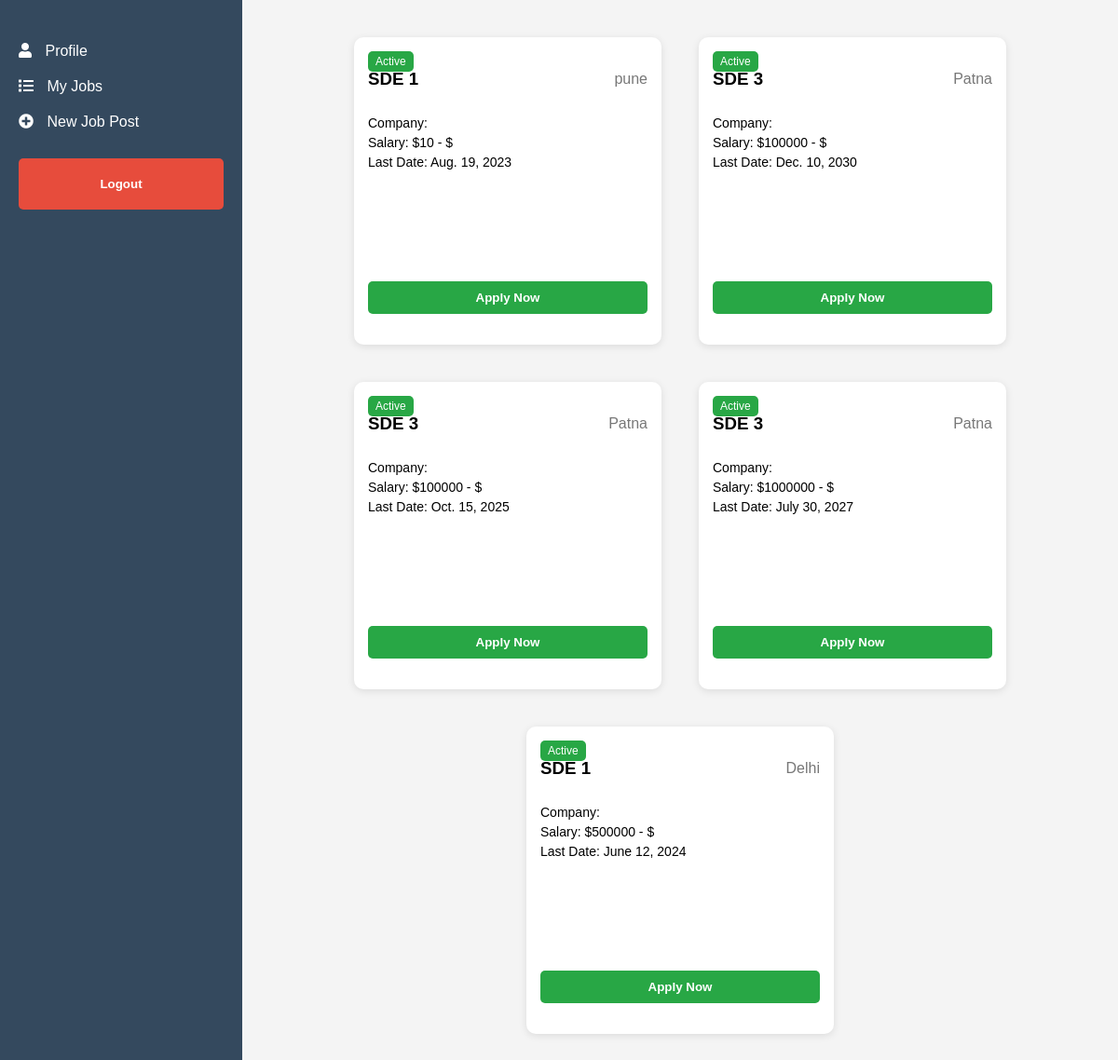
The app's page /dash/ (signed in) with its own data.
### hr/models.py (models this page shows, shortened)
class JobPost(models.Model):
    user = models.ForeignKey(to=User, on_delete=models.CASCADE)
    title= models.CharField(max_length=200)
    address = models.CharField(max_length=200)
    campanyName = models.CharField(max_length=200)
    salaryLow= models.IntegerField(default=0)
    salaryHigh = models.IntegerField(default=0)
    applycount = models.IntegerField(default=0)
    lastDateToApply = models.DateField()

### candidate/views.py (the view)
# urls.py: path('dash/',views.candidateHome,name='dash'),
@login_required
def candidateHome(request):
    jobpost = JobPost.objects.all()
    return render(request,'candidate/dashboradh.html',{'jobpost':jobpost})

### candidate/templates/candidate/dashboradh.html (shortened to what this page needs)
<!DOCTYPE html>
<html lang="en">
<head>
  <link rel="stylesheet" href="https://cdnjs.cloudflare.com/ajax/libs/font-awesome/5.15.3/css/all.min.css">
</head>
<body>
  <div class="container">
    {% include 'candidate/navbar.html' %}
    <div class="job-listings">
      {% for job in jobpost %}
        <div class="job-card">
          <div class="active-tag" >Active</div>
          <div class="job-header">
            <h3 >{{job.title}}</h3>
            <span class="job-location" >{{job.address}}</span>
          </div>
          <div class="job-details">
            <p>Company: {{job.compnayName}}</p>
            <p>Salary: ${{job.salaryLow}} - ${{job.salary.High}}</p>
            <p>Last Date: {{job.lastDateToApply}}</p>
          </div>
          <button class="apply-button"><a href="{% url 'apply' job.id %}" style="text-decoration: none;
            color: inherit;">Apply Now</a></button>
        </div>
      {% endfor %}
      </div>
  </div>
</body>
</html>

### candidate/templates/candidate/navbar.html (shortened to what this page needs)
<nav class="sidebar">
    <ul>
      <li><a href="{% url 'dash' %}"><i class="fas fa-user"></i> Profile</a></li>
      <li><a href="{% url 'mylist' %}"><i class="fas fa-list"></i> My Jobs</a></li>
      <li><a href="{% url 'postjob' %}"><i class="fas fa-plus-circle"></i> New Job Post</a></li>
    </ul>
    <button class="logout-button"><a href="{% url 'logout' %}">Logout</a></button>
  </nav>

### candidate/templates/candidate/dashboradh.html (style rules this page uses)
body { margin: 0; font-family: Arial, sans-serif; background-color: #f4f4f4; display: flex; min-height: 100vh; }
.container { display: flex; flex-direction: row; }
.sidebar { background-color: #34495e; color: white; width: 220px; padding: 20px; }
.sidebar ul { list-style: none; padding: 0; }
.sidebar a { display: block; color: white; text-decoration: none; padding: 10px 0; }
.job-listings { flex: 1; display: flex; flex-wrap: wrap; justify-content: center; max-width: calc(100% - 220px); margin: 0 auto; padding: 20px; }
.logout-button { display: block; width: 100%; padding: 10px; background-color: #e74c3c; border: none; border-radius: 5px; color: white; cursor: pointer; font-weight: bold; margin-top: 20px; transition: background-color 0.3s; }
.job-listings { display: flex; flex-wrap: wrap; justify-content: center; max-width: 1200px; margin: 0 auto; }
.job-card { background-color: #ffffff; border-radius: 10px; box-shadow: 0px 2px 8px rgba(0, 0, 0, 0.1); width: 300px; height: 300px; margin: 20px; padding: 15px; position: relative; overflow: hidden; transition: transform 0.2s ease-in-out; }
.active-tag { position: absolute; top: 15px; left: 15px; background-color: #28a745; color: white; padding: 4px 8px; border-radius: 5px; font-size: 12px; }
.job-header { display: flex; justify-content: space-between; align-items: center; margin-bottom: 10px; }
.job-location { color: #777777; }
.job-details p { margin: 5px 0; font-size: 14px; }
.apply-button { display: block; width: 100%; padding: 10px; background-color: #28a745; border: none; border-radius: 5px; color: white; cursor: pointer; font-weight: bold; transition: background-color 0.3s; margin-top: 40%; }
.sidebar a { display: flex; align-items: center; color: white; text-decoration: none; padding: 10px 0; }
.sidebar i { margin-right: 10px; }

### candidate/templates/candidate/navbar.html (style rules this page uses)
.sidebar { background-color: #34495e; color: white; width: 220px; padding: 20px; }
.sidebar ul { list-style: none; padding: 0; }
.sidebar a { display: block; color: white; text-decoration: none; padding: 10px 0; }

### records on screen
JobPost: title "SDE 1", address "pune", salaryLow "10", lastDateToApply "Aug. 19, 2023"
JobPost: title "SDE 3", address "Patna", salaryLow "100000", lastDateToApply "Dec. 10, 2030"
JobPost: title "SDE 3", address "Patna", salaryLow "100000", lastDateToApply "Oct. 15, 2025"
JobPost: title "SDE 3", address "Patna", salaryLow "1000000", lastDateToApply "July 30, 2027"
JobPost: title "SDE 1", address "Delhi", salaryLow "500000", lastDateToApply "June 12, 2024"
